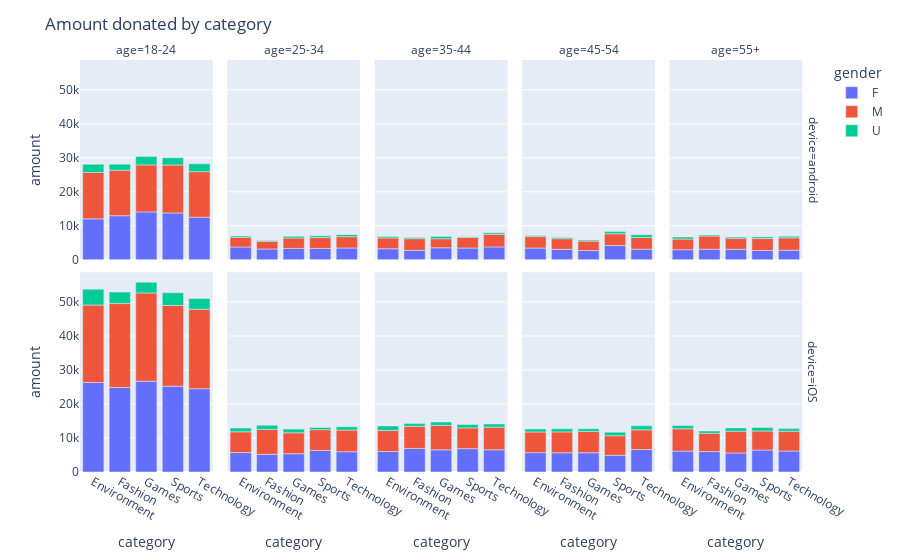

Notebook source saved alongside this figure:
### Markdown cell above
# Graph for upcoming meeting

### Code cell
df_plot = df.groupby(by=['category','gender','age','device'])['amount'].sum().reset_index()

fig = px.bar(df_plot, x = 'category', y = 'amount', color = 'gender',facet_row = 'device', facet_col = 'age')
fig.update_layout(title={'text' : "Amount donated by category"})
fig.show()

### Figure 1 — Plotly figure (JSON) as saved in the notebook; plotly's stock layout.template omitted (floating-point values rounded to 4 significant figures)
{"data": [{"alignmentgroup": "True", "hovertemplate": "gender=F<br>device=android<br>age=18-24<br>category=%{x}<br>amount=%{y}<extra></extra>", "legendgroup": "F", "marker": {"color": "#636efa", "pattern": {"shape": ""}}, "name": "F", "offsetgroup": "F", "orientation": "v", "showlegend": true, "textposition": "auto", "x": ["Environment", "Fashion", "Games", "Sports", "Technology"], "xaxis": "x6", "y": [12046, 12975, 14085, 13781, 12545], "yaxis": "y6", "type": "bar"}, {"alignmentgroup": "True", "hovertemplate": "gender=F<br>device=android<br>age=25-34<br>category=%{x}<br>amount=%{y}<extra></extra>", "legendgroup": "F", "marker": {"color": "#636efa", "pattern": {"shape": ""}}, "name": "F", "offsetgroup": "F", "orientation": "v", "showlegend": false, "textposition": "auto", "x": ["Environment", "Fashion", "Games", "Sports", "Technology"], "xaxis": "x7", "y": [3772, 3187, 3351, 3356, 3482], "yaxis": "y7", "type": "bar"}, {"alignmentgroup": "True", "hovertemplate": "gender=F<br>device=android<br>age=35-44<br>category=%{x}<br>amount=%{y}<extra></extra>", "legendgroup": "F", "marker": {"color": "#636efa", "pattern": {"shape": ""}}, "name": "F", "offsetgroup": "F", "orientation": "v", "showlegend": false, "textposition": "auto", "x": ["Environment", "Fashion", "Games", "Sports", "Technology"], "xaxis": "x8", "y": [3257, 2782, 3542, 3467, 3792], "yaxis": "y8", "type": "bar"}, {"alignmentgroup": "True", "hovertemplate": "gender=F<br>device=android<br>age=45-54<br>category=%{x}<br>amount=%{y}<extra></extra>", "legendgroup": "F", "marker": {"color": "#636efa", "pattern": {"shape": ""}}, "name": "F", "offsetgroup": "F", "orientation": "v", "showlegend": false, "textposition": "auto", "x": ["Environment", "Fashion", "Games", "Sports", "Technology"], "xaxis": "x9", "y": [3466, 3079, 2725, 4193, 3132], "yaxis": "y9", "type": "bar"}, {"alignmentgroup": "True", "hovertemplate": "gender=F<br>device=android<br>age=55+<br>category=%{x}<br>amount=%{y}<extra></extra>", "legendgroup": "F", "marker": {"color": "#636efa", "pattern": {"shape": ""}}, "name": "F", "offsetgroup": "F", "orientation": "v", "showlegend": false, "textposition": "auto", "x": ["Environment", "Fashion", "Games", "Sports", "Technology"], "xaxis": "x10", "y": [2984, 3123, 3107, 2749, 2827], "yaxis": "y10", "type": "bar"}, {"alignmentgroup": "True", "hovertemplate": "gender=F<br>device=iOS<br>age=18-24<br>category=%{x}<br>amount=%{y}<extra></extra>", "legendgroup": "F", "marker": {"color": "#636efa", "pattern": {"shape": ""}}, "name": "F", "offsetgroup": "F", "orientation": "v", "showlegend": false, "textposition": "auto", "x": ["Environment", "Fashion", "Games", "Sports", "Technology"], "xaxis": "x", "y": [26331, 24846, 26692, 25243, 24495], "yaxis": "y", "type": "bar"}, {"alignmentgroup": "True", "hovertemplate": "gender=F<br>device=iOS<br>age=25-34<br>category=%{x}<br>amount=%{y}<extra></extra>", "legendgroup": "F", "marker": {"color": "#636efa", "pattern": {"shape": ""}}, "name": "F", "offsetgroup": "F", "orientation": "v", "showlegend": false, "textposition": "auto", "x": ["Environment", "Fashion", "Games", "Sports", "Technology"], "xaxis": "x2", "y": [5713, 5206, 5378, 6334, 5954], "yaxis": "y2", "type": "bar"}, {"alignmentgroup": "True", "hovertemplate": "gender=F<br>device=iOS<br>age=35-44<br>category=%{x}<br>amount=%{y}<extra></extra>", "legendgroup": "F", "marker": {"color": "#636efa", "pattern": {"shape": ""}}, "name": "F", "offsetgroup": "F", "orientation": "v", "showlegend": false, "textposition": "auto", "x": ["Environment", "Fashion", "Games", "Sports", "Technology"], "xaxis": "x3", "y": [6018, 6925, 6521, 6867, 6552], "yaxis": "y3", "type": "bar"}, {"alignmentgroup": "True", "hovertemplate": "gender=F<br>device=iOS<br>age=45-54<br>category=%{x}<br>amount=%{y}<extra></extra>", "legendgroup": "F", "marker": {"color": "#636efa", "pattern": {"shape": ""}}, "name": "F", "offsetgroup": "F", "orientation": "v", "showlegend": false, "textposition": "auto", "x": ["Environment", "Fashion", "Games", "Sports", "Technology"], "xaxis": "x4", "y": [5692, 5656, 5657, 4918, 6596], "yaxis": "y4", "type": "bar"}, {"alignmentgroup": "True", "hovertemplate": "gender=F<br>device=iOS<br>age=55+<br>category=%{x}<br>amount=%{y}<extra></extra>", "legendgroup": "F", "marker": {"color": "#636efa", "pattern": {"shape": ""}}, "name": "F", "offsetgroup": "F", "orientation": "v", "showlegend": false, "textposition": "auto", "x": ["Environment", "Fashion", "Games", "Sports", "Technology"], "xaxis": "x5", "y": [6148, 6005, 5594, 6464, 6169], "yaxis": "y5", "type": "bar"}, {"alignmentgroup": "True", "hovertemplate": "gender=M<br>device=android<br>age=18-24<br>category=%{x}<br>amount=%{y}<extra></extra>", "legendgroup": "M", "marker": {"color": "#EF553B", "pattern": {"shape": ""}}, "name": "M", "offsetgroup": "M", "orientation": "v", "showlegend": true, "textposition": "auto", "x": ["Environment", "Fashion", "Games", "Sports", "Technology"], "xaxis": "x6", "y": [13647, 13385, 13824, 14101, 13377], "yaxis": "y6", "type": "bar"}, {"alignmentgroup": "True", "hovertemplate": "gender=M<br>device=android<br>age=25-34<br>category=%{x}<br>amount=%{y}<extra></extra>", "legendgroup": "M", "marker": {"color": "#EF553B", "pattern": {"shape": ""}}, "name": "M", "offsetgroup": "M", "orientation": "v", "showlegend": false, "textposition": "auto", "x": ["Environment", "Fashion", "Games", "Sports", "Technology"], "xaxis": "x7", "y": [2863, 2255, 3075, 3173, 3313], "yaxis": "y7", "type": "bar"}, {"alignmentgroup": "True", "hovertemplate": "gender=M<br>device=android<br>age=35-44<br>category=%{x}<br>amount=%{y}<extra></extra>", "legendgroup": "M", "marker": {"color": "#EF553B", "pattern": {"shape": ""}}, "name": "M", "offsetgroup": "M", "orientation": "v", "showlegend": false, "textposition": "auto", "x": ["Environment", "Fashion", "Games", "Sports", "Technology"], "xaxis": "x8", "y": [3184, 3433, 2654, 3117, 3712], "yaxis": "y8", "type": "bar"}, {"alignmentgroup": "True", "hovertemplate": "gender=M<br>device=android<br>age=45-54<br>category=%{x}<br>amount=%{y}<extra></extra>", "legendgroup": "M", "marker": {"color": "#EF553B", "pattern": {"shape": ""}}, "name": "M", "offsetgroup": "M", "orientation": "v", "showlegend": false, "textposition": "auto", "x": ["Environment", "Fashion", "Games", "Sports", "Technology"], "xaxis": "x9", "y": [3356, 3130, 2775, 3478, 3414], "yaxis": "y9", "type": "bar"}, {"alignmentgroup": "True", "hovertemplate": "gender=M<br>device=android<br>age=55+<br>category=%{x}<br>amount=%{y}<extra></extra>", "legendgroup": "M", "marker": {"color": "#EF553B", "pattern": {"shape": ""}}, "name": "M", "offsetgroup": "M", "orientation": "v", "showlegend": false, "textposition": "auto", "x": ["Environment", "Fashion", "Games", "Sports", "Technology"], "xaxis": "x10", "y": [3129, 3862, 3248, 3501, 3639], "yaxis": "y10", "type": "bar"}, {"alignmentgroup": "True", "hovertemplate": "gender=M<br>device=iOS<br>age=18-24<br>category=%{x}<br>amount=%{y}<extra></extra>", "legendgroup": "M", "marker": {"color": "#EF553B", "pattern": {"shape": ""}}, "name": "M", "offsetgroup": "M", "orientation": "v", "showlegend": false, "textposition": "auto", "x": ["Environment", "Fashion", "Games", "Sports", "Technology"], "xaxis": "x", "y": [22769, 24683, 25949, 23725, 23395], "yaxis": "y", "type": "bar"}, {"alignmentgroup": "True", "hovertemplate": "gender=M<br>device=iOS<br>age=25-34<br>category=%{x}<br>amount=%{y}<extra></extra>", "legendgroup": "M", "marker": {"color": "#EF553B", "pattern": {"shape": ""}}, "name": "M", "offsetgroup": "M", "orientation": "v", "showlegend": false, "textposition": "auto", "x": ["Environment", "Fashion", "Games", "Sports", "Technology"], "xaxis": "x2", "y": [6102, 7325, 6131, 6120, 6381], "yaxis": "y2", "type": "bar"}, {"alignmentgroup": "True", "hovertemplate": "gender=M<br>device=iOS<br>age=35-44<br>category=%{x}<br>amount=%{y}<extra></extra>", "legendgroup": "M", "marker": {"color": "#EF553B", "pattern": {"shape": ""}}, "name": "M", "offsetgroup": "M", "orientation": "v", "showlegend": false, "textposition": "auto", "x": ["Environment", "Fashion", "Games", "Sports", "Technology"], "xaxis": "x3", "y": [6170, 6499, 7187, 6094, 6605], "yaxis": "y3", "type": "bar"}, {"alignmentgroup": "True", "hovertemplate": "gender=M<br>device=iOS<br>age=45-54<br>category=%{x}<br>amount=%{y}<extra></extra>", "legendgroup": "M", "marker": {"color": "#EF553B", "pattern": {"shape": ""}}, "name": "M", "offsetgroup": "M", "orientation": "v", "showlegend": false, "textposition": "auto", "x": ["Environment", "Fashion", "Games", "Sports", "Technology"], "xaxis": "x4", "y": [6080, 6142, 6283, 5739, 5792], "yaxis": "y4", "type": "bar"}, {"alignmentgroup": "True", "hovertemplate": "gender=M<br>device=iOS<br>age=55+<br>category=%{x}<br>amount=%{y}<extra></extra>", "legendgroup": "M", "marker": {"color": "#EF553B", "pattern": {"shape": ""}}, "name": "M", "offsetgroup": "M", "orientation": "v", "showlegend": false, "textposition": "auto", "x": ["Environment", "Fashion", "Games", "Sports", "Technology"], "xaxis": "x5", "y": [6542, 5386, 6385, 5592, 5832], "yaxis": "y5", "type": "bar"}, {"alignmentgroup": "True", "hovertemplate": "gender=U<br>device=android<br>age=18-24<br>category=%{x}<br>amount=%{y}<extra></extra>", "legendgroup": "U", "marker": {"color": "#00cc96", "pattern": {"shape": ""}}, "name": "U", "offsetgroup": "U", "orientation": "v", "showlegend": true, "textposition": "auto", "x": ["Environment", "Fashion", "Games", "Sports", "Technology"], "xaxis": "x6", "y": [2400, 1777, 2445, 2144, 2308], "yaxis": "y6", "type": "bar"}, {"alignmentgroup": "True", "hovertemplate": "gender=U<br>device=android<br>age=25-34<br>category=%{x}<br>amount=%{y}<extra></extra>", "legendgroup": "U", "marker": {"color": "#00cc96", "pattern": {"shape": ""}}, "name": "U", "offsetgroup": "U", "orientation": "v", "showlegend": false, "textposition": "auto", "x": ["Environment", "Fashion", "Games", "Sports", "Technology"], "xaxis": "x7", "y": [354, 266, 490, 514, 610], "yaxis": "y7", "type": "bar"}, {"alignmentgroup": "True", "hovertemplate": "gender=U<br>device=android<br>age=35-44<br>category=%{x}<br>amount=%{y}<extra></extra>", "legendgroup": "U", "marker": {"color": "#00cc96", "pattern": {"shape": ""}}, "name": "U", "offsetgroup": "U", "orientation": "v", "showlegend": false, "textposition": "auto", "x": ["Environment", "Fashion", "Games", "Sports", "Technology"], "xaxis": "x8", "y": [380, 313, 656, 236, 455], "yaxis": "y8", "type": "bar"}, {"alignmentgroup": "True", "hovertemplate": "gender=U<br>device=android<br>age=45-54<br>category=%{x}<br>amount=%{y}<extra></extra>", "legendgroup": "U", "marker": {"color": "#00cc96", "pattern": {"shape": ""}}, "name": "U", "offsetgroup": "U", "orientation": "v", "showlegend": false, "textposition": "auto", "x": ["Environment", "Fashion", "Games", "Sports", "Technology"], "xaxis": "x9", "y": [363, 360, 312, 666, 835], "yaxis": "y9", "type": "bar"}, {"alignmentgroup": "True", "hovertemplate": "gender=U<br>device=android<br>age=55+<br>category=%{x}<br>amount=%{y}<extra></extra>", "legendgroup": "U", "marker": {"color": "#00cc96", "pattern": {"shape": ""}}, "name": "U", "offsetgroup": "U", "orientation": "v", "showlegend": false, "textposition": "auto", "x": ["Environment", "Fashion", "Games", "Sports", "Technology"], "xaxis": "x10", "y": [598, 327, 354, 472, 460], "yaxis": "y10", "type": "bar"}, {"alignmentgroup": "True", "hovertemplate": "gender=U<br>device=iOS<br>age=18-24<br>category=%{x}<br>amount=%{y}<extra></extra>", "legendgroup": "U", "marker": {"color": "#00cc96", "pattern": {"shape": ""}}, "name": "U", "offsetgroup": "U", "orientation": "v", "showlegend": false, "textposition": "auto", "x": ["Environment", "Fashion", "Games", "Sports", "Technology"], "xaxis": "x", "y": [4669, 3384, 3179, 3732, 3145], "yaxis": "y", "type": "bar"}, {"alignmentgroup": "True", "hovertemplate": "gender=U<br>device=iOS<br>age=25-34<br>category=%{x}<br>amount=%{y}<extra></extra>", "legendgroup": "U", "marker": {"color": "#00cc96", "pattern": {"shape": ""}}, "name": "U", "offsetgroup": "U", "orientation": "v", "showlegend": false, "textposition": "auto", "x": ["Environment", "Fashion", "Games", "Sports", "Technology"], "xaxis": "x2", "y": [1114, 1214, 1100, 648, 982], "yaxis": "y2", "type": "bar"}, {"alignmentgroup": "True", "hovertemplate": "gender=U<br>device=iOS<br>age=35-44<br>category=%{x}<br>amount=%{y}<extra></extra>", "legendgroup": "U", "marker": {"color": "#00cc96", "pattern": {"shape": ""}}, "name": "U", "offsetgroup": "U", "orientation": "v", "showlegend": false, "textposition": "auto", "x": ["Environment", "Fashion", "Games", "Sports", "Technology"], "xaxis": "x3", "y": [1349, 822, 1016, 1010, 982], "yaxis": "y3", "type": "bar"}, {"alignmentgroup": "True", "hovertemplate": "gender=U<br>device=iOS<br>age=45-54<br>category=%{x}<br>amount=%{y}<extra></extra>", "legendgroup": "U", "marker": {"color": "#00cc96", "pattern": {"shape": ""}}, "name": "U", "offsetgroup": "U", "orientation": "v", "showlegend": false, "textposition": "auto", "x": ["Environment", "Fashion", "Games", "Sports", "Technology"], "xaxis": "x4", "y": [887, 944, 786, 1048, 1191], "yaxis": "y4", "type": "bar"}, {"alignmentgroup": "True", "hovertemplate": "gender=U<br>device=iOS<br>age=55+<br>category=%{x}<br>amount=%{y}<extra></extra>", "legendgroup": "U", "marker": {"color": "#00cc96", "pattern": {"shape": ""}}, "name": "U", "offsetgroup": "U", "orientation": "v", "showlegend": false, "textposition": "auto", "x": ["Environment", "Fashion", "Games", "Sports", "Technology"], "xaxis": "x5", "y": [993, 661, 982, 1046, 759], "yaxis": "y5", "type": "bar"}], "layout": {"xaxis": {"anchor": "y", "domain": [0, 0.18], "title": {"text": "category"}}, "yaxis": {"anchor": "x", "domain": [0, 0.485], "title": {"text": "amount"}}, "xaxis2": {"anchor": "y2", "domain": [0.2, 0.38], "matches": "x", "title": {"text": "category"}}, "yaxis2": {"anchor": "x2", "domain": [0, 0.485], "matches": "y", "showticklabels": false}, "xaxis3": {"anchor": "y3", "domain": [0.4, 0.58], "matches": "x", "title": {"text": "category"}}, "yaxis3": {"anchor": "x3", "domain": [0, 0.485], "matches": "y", "showticklabels": false}, "xaxis4": {"anchor": "y4", "domain": [0.6, 0.78], "matches": "x", "title": {"text": "category"}}, "yaxis4": {"anchor": "x4", "domain": [0, 0.485], "matches": "y", "showticklabels": false}, "xaxis5": {"anchor": "y5", "domain": [0.8, 0.98], "matches": "x", "title": {"text": "category"}}, "yaxis5": {"anchor": "x5", "domain": [0, 0.485], "matches": "y", "showticklabels": false}, "xaxis6": {"anchor": "y6", "domain": [0, 0.18], "matches": "x", "showticklabels": false}, "yaxis6": {"anchor": "x6", "domain": [0.515, 1], "matches": "y", "title": {"text": "amount"}}, "xaxis7": {"anchor": "y7", "domain": [0.2, 0.38], "matches": "x", "showticklabels": false}, "yaxis7": {"anchor": "x7", "domain": [0.515, 1], "matches": "y", "showticklabels": false}, "xaxis8": {"anchor": "y8", "domain": [0.4, 0.58], "matches": "x", "showticklabels": false}, "yaxis8": {"anchor": "x8", "domain": [0.515, 1], "matches": "y", "showticklabels": false}, "xaxis9": {"anchor": "y9", "domain": [0.6, 0.78], "matches": "x", "showticklabels": false}, "yaxis9": {"anchor": "x9", "domain": [0.515, 1], "matches": "y", "showticklabels": false}, "xaxis10": {"anchor": "y10", "domain": [0.8, 0.98], "matches": "x", "showticklabels": false}, "yaxis10": {"anchor": "x10", "domain": [0.515, 1], "matches": "y", "showticklabels": false}, "annotations": [{"font": {}, "showarrow": false, "text": "age=18-24", "x": 0.09, "xanchor": "center", "xref": "paper", "y": 1, "yanchor": "bottom", "yref": "paper"}, {"font": {}, "showarrow": false, "text": "age=25-34", "x": 0.29, "xanchor": "center", "xref": "paper", "y": 1, "yanchor": "bottom", "yref": "paper"}, {"font": {}, "showarrow": false, "text": "age=35-44", "x": 0.49, "xanchor": "center", "xref": "paper", "y": 1, "yanchor": "bottom", "yref": "paper"}, {"font": {}, "showarrow": false, "text": "age=45-54", "x": 0.69, "xanchor": "center", "xref": "paper", "y": 1, "yanchor": "bottom", "yref": "paper"}, {"font": {}, "showarrow": false, "text": "age=55+", "x": 0.89, "xanchor": "center", "xref": "paper", "y": 1, "yanchor": "bottom", "yref": "paper"}, {"font": {}, "showarrow": false, "text": "device=iOS", "textangle": 90, "x": 0.98, "xanchor": "left", "xref": "paper", "y": 0.2425, "yanchor": "middle", "yref": "paper"}, {"font": {}, "showarrow": false, "text": "device=android", "textangle": 90, "x": 0.98, "xanchor": "left", "xref": "paper", "y": 0.7575, "yanchor": "middle", "yref": "paper"}], "legend": {"title": {"text": "gender"}, "tracegroupgap": 0}, "margin": {"t": 60}, "barmode": "relative", "title": {"text": "Amount donated by category"}}}
